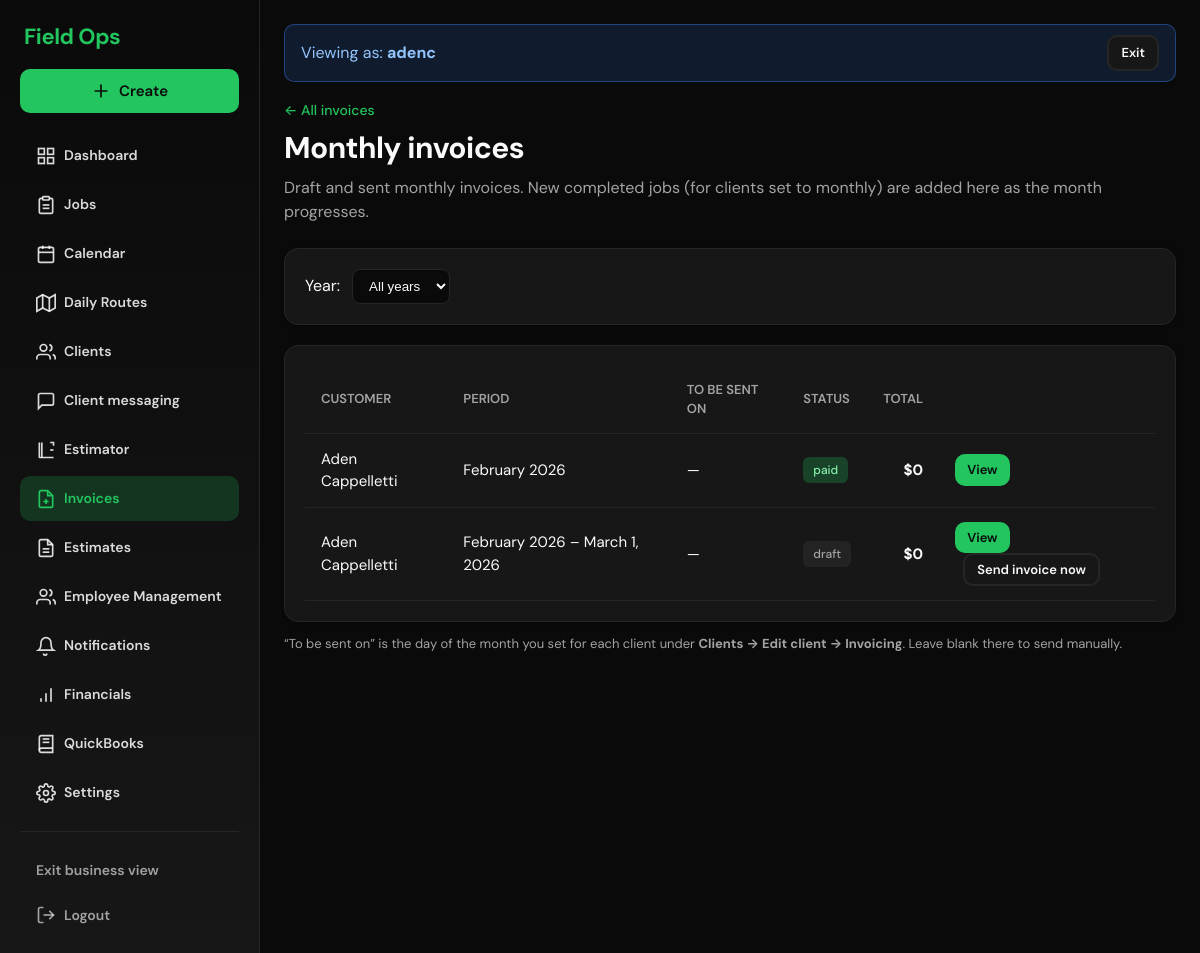
The page /billing/monthly/ (signed in) on the database as committed earlier.
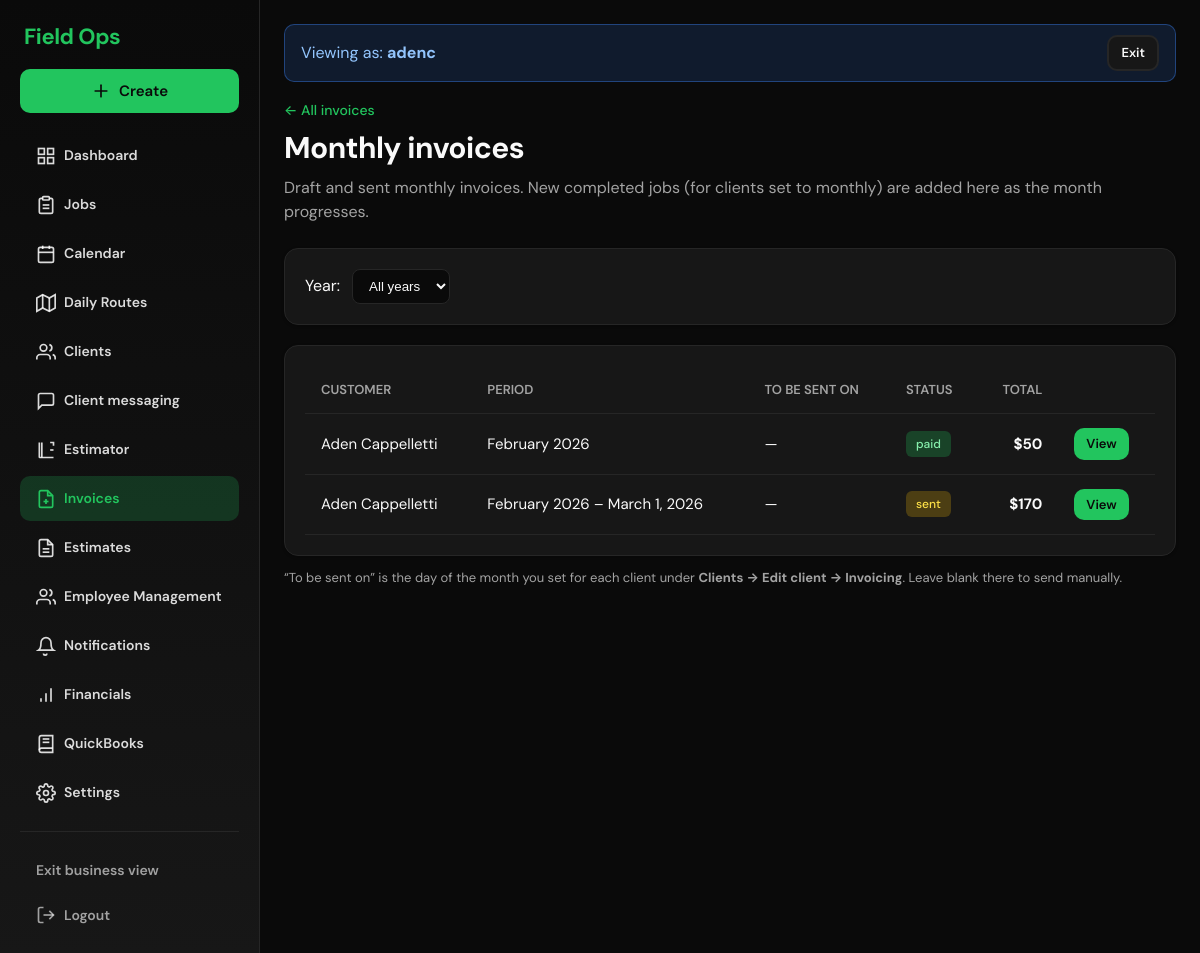
The same page on the database as committed later.
### billing/models.py (models this page shows, shortened)
class Invoice(models.Model):
    STATUS_CHOICES = [
        ("draft", "Draft"),
        ("sent", "Sent"),
        ("paid", "Paid"),
        ("void", "Void"),
    ]
    business = models.ForeignKey(
        Business,
        on_delete=models.CASCADE,
        related_name='invoices'
    )
    customer = models.ForeignKey(
        Customer,
        on_delete=models.CASCADE,
        related_name='invoices'
    )
    jobs = models.ManyToManyField(
        Job,
        blank=True,
        related_name='invoices'
    )
    status = models.CharField(
        max_length=20,
        choices=STATUS_CHOICES,
        default='draft'
    )
    issue_date = models.DateField(auto_now_add=True)
    due_date = models.DateField(null=True, blank=True)
    subtotal = models.DecimalField(
        max_digits=10,
        decimal_places=2,
        default=0
    )
    tax = models.DecimalField(
        max_digits=10,
        decimal_places=2,
        default=0
    )
    total = models.DecimalField(
        max_digits=10,
        decimal_places=2,
        default=0
    )
    job = models.OneToOneField(
        "jobs.Job",
        on_delete=models.SET_NULL,
        null=True,
        blank=True,
        related_name="invoice",
    )
    period_start = models.DateField(null=True, blank=True)
    period_end = models.DateField(null=True, blank=True)
    quickbooks_invoice_id = models.CharField(
        max_length=32,
        blank=True,
        null=True,
        help_text='QuickBooks Online Invoice Id after push',
    )
    payment_token = models.CharField(
        max_length=64,
        unique=True,
        blank=True,
        null=True,
        help_text="Secret token for the customer 'mark as paid' link. Set when invoice is sent.",
    )
    approved_at = models.DateTimeField(
        null=True,
        blank=True,
        help_text="When the owner approved and sent this invoice (audit).",
    )
    approved_by = models.ForeignKey(
        settings.AUTH_USER_MODEL,
        on_delete=models.SET_NULL,
        null=True,
        blank=True,
        related_name="invoices_approved",
        help_text="Owner who approved and sent this invoice (audit).",
    )
    last_reminder_at = models.DateTimeField(
        null=True,
        blank=True,
        help_text="When a payment reminder email was last sent (for automated reminders).",
    )

### customers/models.py (models this page shows, shortened)
class Customer(models.Model):
    business = models.ForeignKey(
        Business,
        on_delete=models.CASCADE,
        related_name='customers'
    )
    name = models.CharField(max_length=255)
    phone = models.CharField(max_length=20, blank=True)
    alt_phone = models.CharField(max_length=20, blank=True, verbose_name='Alternate phone')
    email = models.EmailField(blank=True)
    COMMUNICATION_PREFERENCE_CHOICES = [
        ("", "— Not set —"),
        ("email", "Email"),
        ("sms", "Text (SMS)"),
        ("both", "Email and Text"),
    ]
    communication_preference = models.CharField(
        max_length=10,
        choices=COMMUNICATION_PREFERENCE_CHOICES,
        default="",
        blank=True,
        help_text="How this client prefers to be contacted.",
    )
    address_line1 = models.CharField(max_length=255, blank=True, verbose_name='Address')
    address_line2 = models.CharField(max_length=255, blank=True, verbose_name='Address line 2')
    city = models.CharField(max_length=100, blank=True)
    state = models.CharField(max_length=50, blank=True)
    postal_code = models.CharField(max_length=20, blank=True, verbose_name='ZIP / Postal code')
    notes = models.TextField(blank=True)
    INVOICE_FREQUENCY_CHOICES = [
        ("", "Ask each time (choose when job is completed)"),
        ("per_service", "Per service — invoice when each job is completed"),
        ("monthly", "Monthly — add completed jobs to a monthly invoice"),
    ]
    invoice_frequency = models.CharField(
        max_length=20,
        choices=INVOICE_FREQUENCY_CHOICES,
        default="",
        blank=True,
        help_text="When to send invoices for this client. Leave blank to choose per job.",
    )
    monthly_invoice_send_day = models.PositiveSmallIntegerField(
        null=True,
        blank=True,
        validators=[MinValueValidator(1), MaxValueValidator(28)],
        help_text="For monthly clients: day of month to send the invoice (1–28). E.g. 1 = 1st, 15 = 15th. Leave blank to send manually.",
    )
    invoice_due_days = models.PositiveSmallIntegerField(
        null=True,
        blank=True,
        validators=[MinValueValidator(0), MaxValueValidator(365)],
        help_text="Override due date for this client: days from issue date (e.g. 15 = Net 15). Leave blank to use business default.",
    )
    created_at = models.DateTimeField(auto_now_add=True)
    updated_at = models.DateTimeField(auto_now=True)

### billing/views.py (the view)
# urls.py: path("monthly/", views.monthly_invoice_list, name="monthly_invoice_list"),
@role_required("owner")
def monthly_invoice_list(request):
    business = getattr(request.user, "business", None)
    if not business:
        messages.error(request, "You must be associated with a business to view invoices.")
        return redirect("/")
    monthly = (
        Invoice.objects.filter(business=business, job__isnull=True, period_start__isnull=False)
        .select_related("customer")
        .order_by("-period_start", "-id")
    )
    year_param = request.GET.get("year", "").strip()
    year_int = int(year_param) if year_param.isdigit() else None
    if year_int:
        monthly = monthly.filter(period_start__year=year_int)
    from datetime import date as date_type
    from django.utils import timezone as tz
    today = tz.localdate()
    years = [today.year, today.year - 1, today.year - 2]
    rows = []
    for inv in monthly[:100]:
        send_on = None
        if inv.status == "draft" and inv.period_start and getattr(inv.customer, "monthly_invoice_send_day", None):
            day = min(inv.customer.monthly_invoice_send_day, 28)
            try:
                send_on = date_type(inv.period_start.year, inv.period_start.month, day)
            except (ValueError, TypeError):
                pass
        rows.append({"invoice": inv, "send_on": send_on})
    return render(request, "billing/monthly_invoice_list.html", {
        "rows": rows,
        "year_param": year_param,
        "year_int": year_int,
        "years": years,
    })

### accounts/context_processors.py (called while the page is built)
def notification_unread_count(request):
    if request.user.is_authenticated:
        return {
            "notification_unread_count": Notification.objects.filter(
                to_user=request.user, read_at__isnull=True
            ).count(),
        }
    return {"notification_unread_count": 0}

### billing/templatetags/billing_filters.py (called while the page is built)
@register.filter
def currency(value):
    if value is None:
        return "$0"
    try:
        n = float(value)
        s = f"{n:.2f}".rstrip("0").rstrip(".")
        return f"${s}" if s else "$0"
    except (TypeError, ValueError):
        return str(value)

### billing/templates/billing/monthly_invoice_list.html (shortened to what this page needs)
{% extends "base.html" %}
{% load billing_filters %}
{% block content %}
<div class="page-header" style="display: flex; justify-content: space-between; align-items: flex-start; flex-wrap: wrap; gap: 16px;">
  <div>
    <a href="{% url 'billing:invoice_list' %}" class="link-primary" style="font-size: 14px; margin-bottom: 4px; display: inline-block;">← All invoices</a>
    <h1>Monthly invoices</h1>
    <p>Draft and sent monthly invoices. New completed jobs (for clients set to monthly) are added here as the month progresses.</p>
  </div>
</div>
<div class="card" style="margin-bottom: 20px;">
  <form method="get" style="display: flex; gap: 12px; align-items: center;">
    <label for="year">Year:</label>
    <select name="year" id="year" onchange="this.form.submit()" style="padding: 8px 12px; border-radius: 8px; border: 1px solid var(--border); background: var(--surface-alt); color: var(--text);">
      <option value="">All years</option>
    </select>
  </form>
</div>
<div class="card">
  <table class="data-table">
    <thead>
      <tr>
        <th>Customer</th>
        <th>Period</th>
        <th>To be sent on</th>
        <th>Status</th>
        <th class="num">Total</th>
        <th></th>
      </tr>
    </thead>
    <tbody>
      {% for row in rows %}
      <tr>
        <td>{{ row.invoice.customer.name }}</td>
        <td>{{ row.invoice.period_start|date:"F Y" }}{% if row.invoice.period_start != row.invoice.period_end %} – {{ row.invoice.period_end|date:"F j, Y" }}{% endif %}</td>
        <td>{% if row.send_on %}{{ row.send_on|date:"F j, Y" }}{% else %}—{% endif %}</td>
        <td><span class="badge badge-{{ row.invoice.status|lower }}">{{ row.invoice.status }}</span></td>
        <td class="num"><strong>{{ row.invoice.total|currency }}</strong></td>
        <td>
          <a href="{% url 'billing:invoice_detail' row.invoice.id %}" class="btn btn-primary btn-sm">View</a>
          {% if row.invoice.status == "draft" %}
          <form method="post" action="{% url 'billing:send_invoice' row.invoice.id %}" style="display: inline; margin-left: 8px;">
            <button type="submit" class="btn btn-secondary btn-sm">Send invoice now</button>
          </form>
          {% endif %}
        </td>
      </tr>
      {% empty %}
      <tr>
        <td colspan="6" style="text-align: center; padding: 32px; color: var(--text-muted);">
          No monthly invoices yet. They are created when you add completed jobs to a customer's monthly invoice, or when a client set to "Monthly" has a job completed.
        </td>
      </tr>
      {% endfor %}
    </tbody>
  </table>
</div>
<p style="margin-top: 12px; font-size: 13px; color: var(--text-muted);">“To be sent on” is the day of the month you set for each client under <strong>Clients → Edit client → Invoicing</strong>. Leave blank there to send manually.</p>
{% endblock %}

Rows that differ between the two databases and show on the page:
changed Invoice "paid": invoice.total "$0" → "$50"
changed Invoice: invoice.status "draft" → "sent"; invoice.total "$0" → "$170"; no longer shows "Send invoice now"
